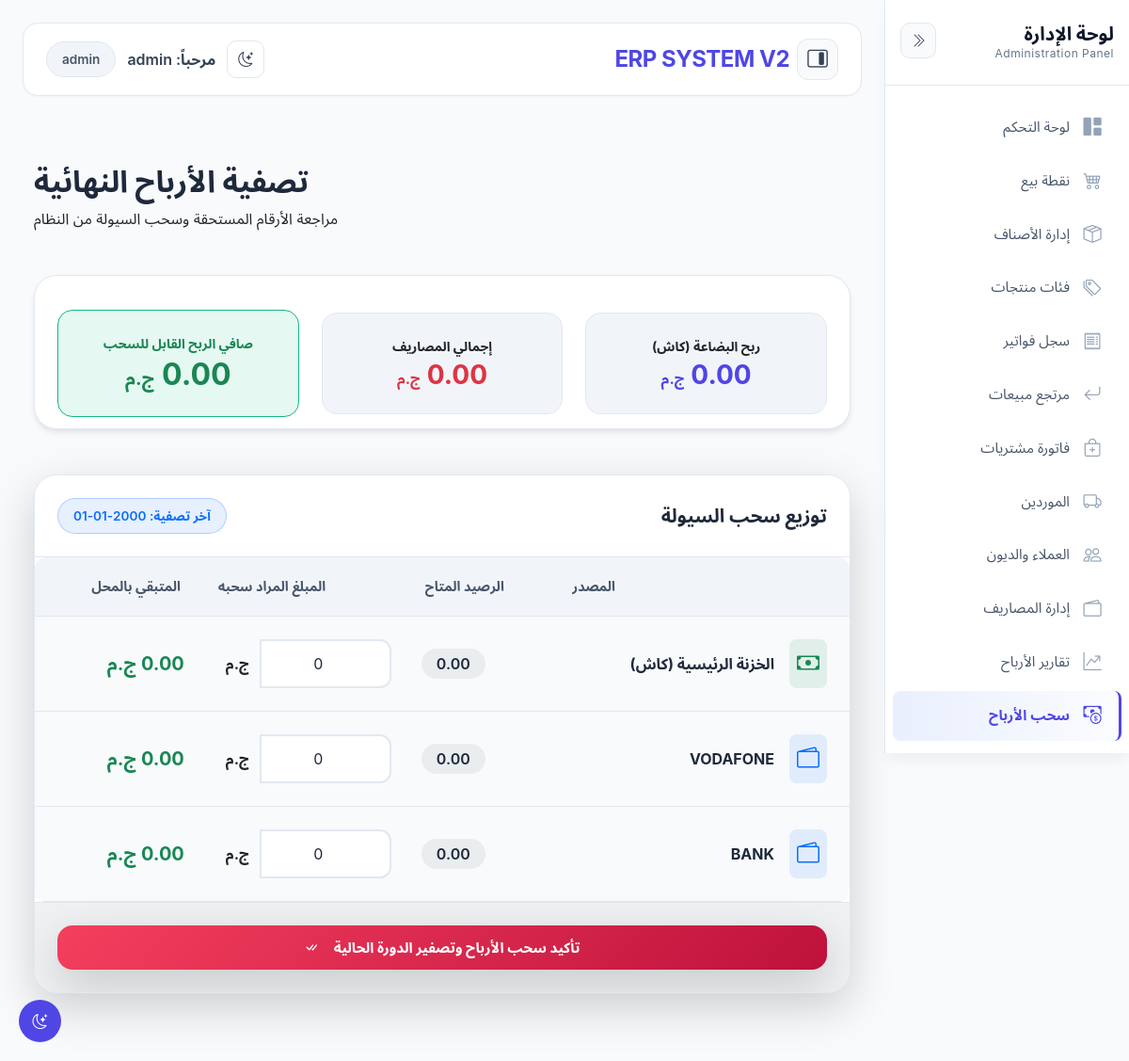
The page /views/withdrawals.php (signed in) on the database its author committed.
### tables this page shows
CREATE TABLE `wallets` (
  `id` int(11) NOT NULL,
  `wallet_name` varchar(50) DEFAULT NULL,
  `balance` decimal(15,2) DEFAULT 0.00,
  `updated_at` timestamp NOT NULL DEFAULT current_timestamp() ON UPDATE current_timestamp()
);

### views/withdrawals.php (the view, shortened to what this page needs)
<?php
require_once '../includes/auth.php';
$last_withdraw = $pdo->query("SELECT MAX(created_at) FROM profit_withdrawals")->fetchColumn();
$filter_date = $last_withdraw ? $last_withdraw : '2000-01-01 00:00:00';
$stmt = $pdo->prepare("SELECT SUM((ii.price - p.cost_price) * ii.quantity) FROM invoice_items ii JOIN products p ON ii.product_id = p.id JOIN invoices i ON ii.invoice_id = i.id WHERE i.created_at > ?");
$stmt->execute([$filter_date]);
$sales_profit = $stmt->fetchColumn() ?: 0;
$stmt = $pdo->prepare("SELECT SUM((r.return_price - (p.cost_price * r.quantity))) FROM returns r JOIN products p ON r.product_id = p.id WHERE r.created_at > ?");
$stmt->execute([$filter_date]);
$returns_loss = $stmt->fetchColumn() ?: 0;
$gross_profit = $sales_profit - $returns_loss;
$stmt = $pdo->prepare("SELECT SUM(amount) FROM expenses WHERE created_at > ?");
$stmt->execute([$filter_date]);
$total_expenses = $stmt->fetchColumn() ?: 0;
$net_profit = $gross_profit - $total_expenses;
$cash_in_hand = (float) ($pdo->query("SELECT COALESCE(SUM(CASE WHEN type='income' THEN amount ELSE -amount END),0) FROM cash_transactions WHERE payment_method='cash'")->fetchColumn() ?: 0);
$wallets = $pdo->query("SELECT * FROM wallets")->fetchAll(PDO::FETCH_ASSOC);
require_once '../includes/header.php';
?>
<div class="container py-5 text-end animate-fade-in" dir="rtl">
    <button id="theme-toggle" type="button" onclick="toggleDarkMode()"><i class="bi bi-moon-stars"></i></button>
    <div class="mb-5">
        <h2 class="fw-bold text-heading"><i class="bi bi-shield-check-fill text-primary me-2"></i> تصفية الأرباح النهائية</h2>
        <p class="text-body">مراجعة الأرقام المستحقة وسحب السيولة من النظام</p>
    </div>
    <div class="summary-card p-4 mb-5">
        <div class="row align-items-center g-4">
            <div class="col-md-4">
                <div class="stat-box text-center">
                    <span class="text-body small fw-bold d-block mb-1">ربح البضاعة (كاش)</span>
                    <h3 class="fw-bold mb-0" style="color: var(--primary-indigo)"><?= number_format($gross_profit, 2) ?> <small class="fs-6">ج.م</small></h3>
                </div>
            </div>
            <div class="col-md-4">
                <div class="stat-box text-center">
                    <span class="text-body small fw-bold d-block mb-1">إجمالي المصاريف</span>
                    <h3 class="text-danger fw-bold mb-0"><?= number_format($total_expenses, 2) ?> <small class="fs-6">ج.م</small></h3>
                </div>
            </div>
            <div class="col-md-4">
                <div class="stat-box text-center" style="background: rgba(16, 185, 129, 0.1); border-color: var(--secondary-emerald);">
                    <span class="text-success small fw-bold d-block mb-1">صافي الربح القابل للسحب</span>
                    <h2 class="text-success fw-bold mb-0"><?= number_format($net_profit, 2) ?> <small class="fs-5">ج.م</small></h2>
                </div>
            </div>
        </div>
    </div>
    <form method="POST" class="summary-card p-0 shadow-lg">
        <div class="p-4 card-header-custom d-flex justify-content-between align-items-center">
            <h5 class="fw-bold mb-0 text-heading">توزيع سحب السيولة</h5>
            <span class="badge bg-opacity-10 bg-primary text-primary px-3 py-2 rounded-pill border border-primary border-opacity-25">آخر تصفية: <?= date('Y-m-d', strtotime($filter_date)) ?></span>
        </div>
        <div class="table-responsive">
            <table class="table align-middle mb-0">
                <thead>
                    <tr>
                        <th class="ps-4">المصدر</th>
                        <th>الرصيد المتاح</th>
                        <th>المبلغ المراد سحبه</th>
                        <th class="pe-4 text-start">المتبقي بالمحل</th>
                    </tr>
                </thead>
                <tbody>
                    <tr>
                        <td class="ps-4 py-4">
                            <div class="d-flex align-items-center">
                                <div class="bg-success bg-opacity-10 p-2 rounded-3 me-3">
                                    <i class="bi bi-cash text-success fs-4"></i>
                                </div>
                                <span class="fw-bold text-heading">الخزنة الرئيسية (كاش)</span>
                            </div>
                        </td>
                        <td><span class="badge bg-secondary bg-opacity-10 text-heading fs-6 px-3"><?= number_format($cash_in_hand, 2) ?></span></td>
                        <td style="width: 220px;">
                            <div class="input-group">
                                <input type="number" step="0.01" name="withdraw_amount[cash]" class="form-control text-center withdraw-input" data-max="<?= $cash_in_hand ?>" value="0">
                                <span class="input-group-text bg-transparent border-0 fw-bold text-body">ج.م</span>
                            </div>
                        </td>
                        <td class="pe-4 text-start">
                            <span class="remaining-balance fw-bold text-success fs-5"><?= number_format($cash_in_hand, 2) ?> ج.م</span>
                        </td>
                    </tr>
                    <?php foreach($wallets as $w): ?>
                    <tr>
                        <td class="ps-4 py-4">
                            <div class="d-flex align-items-center">
                                <div class="bg-primary bg-opacity-10 p-2 rounded-3 me-3">
                                    <i class="bi bi-wallet2 text-primary fs-4"></i>
                                </div>
                                <span class="fw-bold text-heading"><?= strtoupper($w['wallet_name']) ?></span>
                            </div>
                        </td>
                        <td><span class="badge bg-secondary bg-opacity-10 text-heading fs-6 px-3"><?= number_format($w['balance'], 2) ?></span></td>
                        <td>
                            <div class="input-group">
                                <input type="number" step="0.01" name="withdraw_amount[<?= $w['wallet_name'] ?>]" class="form-control text-center withdraw-input" data-max="<?= $w['balance'] ?>" value="0">
                                <span class="input-group-text bg-transparent border-0 fw-bold text-body">ج.م</span>
                            </div>
                        </td>
                        <td class="pe-4 text-start">
                            <span class="remaining-balance fw-bold text-success fs-5"><?= number_format($w['balance'], 2) ?> ج.م</span>
                        </td>
                    </tr>
                    <?php endforeach; ?>
                </tbody>
            </table>
        </div>
        <div class="p-4 bg-secondary bg-opacity-10 border-top">
            <button type="submit" name="process_clearance" class="btn btn-clearance text-white w-100 py-3 shadow-lg">
                تأكيد سحب الأرباح وتصفير الدورة الحالية <i class="bi bi-check-all ms-2"></i>
            </button>
        </div>
    </form>
</div>
<?php require_once '../includes/footer.php'; ?>

### includes/header.php (style rules this page uses)
:root { --primary: #4f46e5; --primary-light: #6366f1; --primary-dark: #4338ca; --primary-soft: #e0e7ff; --primary-glow: rgba(79, 70, 229, 0.2); --secondary: #64748b; --success: #10b981; --success-light: #d1fae5; --danger: #ef4444; --danger-light: #fee2e2; --warning: #f59e0b; --warning-light: #fed7aa; --info: #3b82f6; --info-light: #dbeafe; --bg-body: #f8fafc; --bg-card: #ffffff; --bg-sidebar: #ffffff; --bg-header: #ffffff; --bg-hover: #f1f5f9; --bg-input: #ffffff; --bg-table-header: #f8fafc; --text-primary: #0f172a; --text-secondary: #334155; --text-muted: #64748b; --border-light: #e2e8f0; --border-medium: #cbd5e1; --border-focus: #4f46e5; --shadow-sm: 0 1px 2px 0 rgba(0, 0, 0, 0.03); --shadow-md: 0 4px 6px -1px rgba(0, 0, 0, 0.04); --shadow-lg: 0 10px 15px -3px rgba(0, 0, 0, 0.05); --bs-body-bg: var(--bg-body); --bs-body-color: var(--text-primary); --bs-border-color: var(--border-light); --bs-card-bg: var(--bg-card); --bs-secondary-color: var(--text-muted); --bs-tertiary-bg: var(--bg-hover); --bs-primary: var(--primary); --bs-success: var(--success); --bs-danger: var(--danger); --bs-warning: var(--warning); --bs-info: var(--info); --gray-50: var(--bg-body); --gray-100: var(--bg-hover); --gray-200: var(--border-light); --gray-300: var(--border-medium); --gray-400: #94a3b8; --gray-500: var(--text-muted); --gray-600: #475569; --gray-700: var(--text-secondary); --gray-800: #1e293b; --gray-900: var(--text-primary); --space-1: 0.25rem; --space-2: 0.5rem; --space-3: 0.75rem; --space-4: 1rem; --space-5: 1.25rem; --space-6: 1.5rem; --space-8: 2rem; --space-10: 2.5rem; --space-12: 3rem; --transition-fast: 0.15s ease; --transition-base: 0.2s ease; --transition-slow: 0.3s ease; }
* { margin: 0; padding: 0; box-sizing: border-box; transition: background-color var(--transition-base), color var(--transition-base), border-color var(--transition-base); }
body { font-family: 'Cairo', sans-serif; background-color: var(--bg-body); color: var(--text-primary); line-height: 1.5; overflow-x: hidden; transition: background-color var(--transition-base), color var(--transition-base); }
.table-responsive { border-radius: 12px; overflow-x: auto; -webkit-overflow-scrolling: touch; }
.table { width: 100%; background: var(--bg-card); border-collapse: separate; border-spacing: 0; min-width: 600px; }
.table th { background: var(--bg-table-header); color: var(--gray-600); font-weight: 600; font-size: 0.9rem; padding: var(--space-3) var(--space-4); border-bottom: 2px solid var(--gray-200); white-space: nowrap; }
.table td { padding: var(--space-3) var(--space-4); border-bottom: 1px solid var(--gray-200); color: var(--gray-700); }
.form-control { border: 2px solid var(--gray-200); border-radius: 10px; padding: var(--space-3) var(--space-4); transition: all var(--transition-fast); width: 100%; }
.btn { display: inline-flex; align-items: center; justify-content: center; gap: var(--space-2); padding: var(--space-3) var(--space-6); border-radius: 10px; font-weight: 600; font-size: 0.95rem; transition: all var(--transition-fast); border: none; cursor: pointer; line-height: 1; }
.badge { display: inline-flex; align-items: center; padding: var(--space-1) var(--space-3); border-radius: 20px; font-size: 0.85rem; font-weight: 600; line-height: 1.5; }
.row { display: flex; flex-wrap: wrap; margin: calc(var(--space-3) * -1); }

### rows shown on the page
wallets: wallet_name "VODAFONE", balance "0.00"
wallets: wallet_name "BANK", balance "0.00"

### other values the page prints
$_SESSION['username'] "admin"
$_SESSION['role_name'] "admin"
date('Y-m-d', strtotime($filter_date)) "2000-01-01"
$cash_in_hand "0.00"
